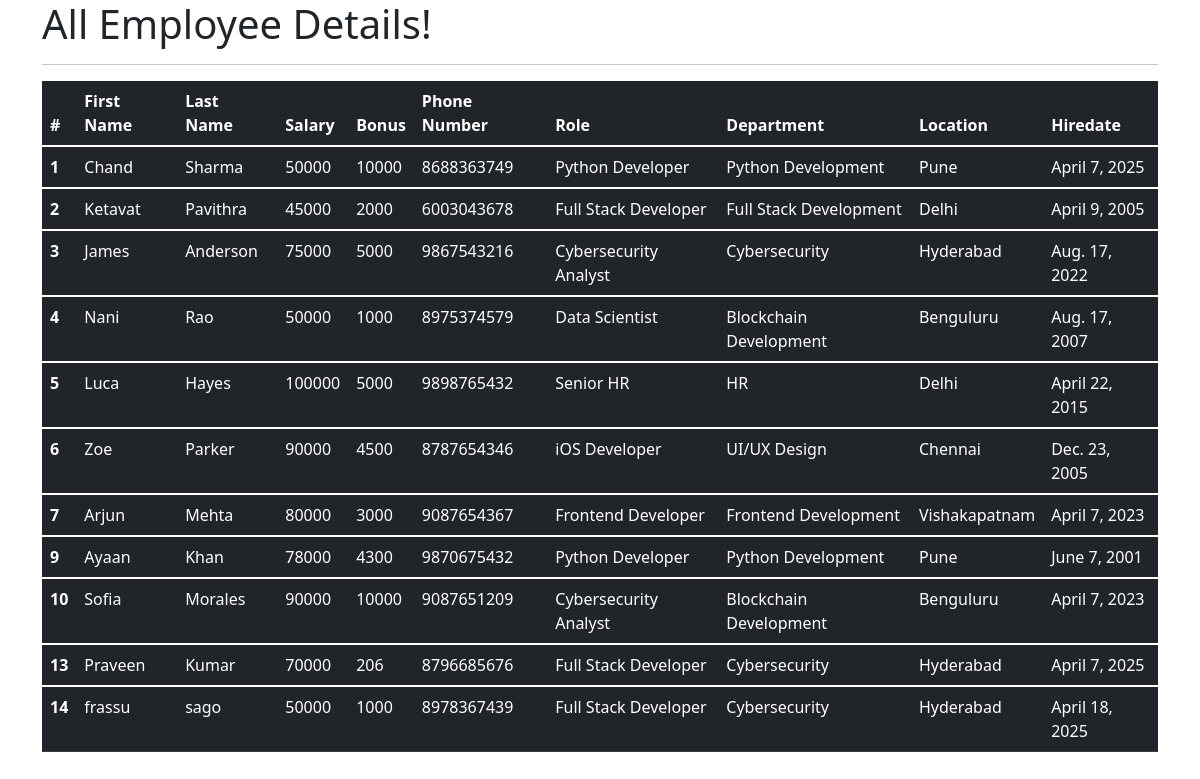
The app's page /all_emp with its own data.
### emp_app/models.py (models this page shows, shortened)
class Employee(models.Model):
    first_name = models.CharField(max_length=100, null=False)
    last_name = models.CharField(max_length=100)
    dept = models.ForeignKey(Department, on_delete=models.CASCADE)
    salary = models.IntegerField(default=0)
    bonus = models.IntegerField(default=0)
    role = models.ForeignKey(Role, on_delete=models.CASCADE)
    phone = models.IntegerField(default=0)
    hire_date = models.DateField()
    def __str__(self):
        return "%s %s %s" % (self.first_name, self.last_name, self.phone)

class Role(models.Model):
    name = models.CharField(max_length=100, null=False)

class Department(models.Model):
    name = models.CharField(max_length=100, null=False)
    location = models.CharField(max_length=100)

### emp_app/views.py (the view)
# urls.py: path('all_emp', views.all_emp, name='all_emp'),
def all_emp(request):
    emps = Employee.objects.all()
    context = {
        'emps': emps
    }
    print(context)
    return render(request, 'view_all_emp.html', context)

### emp_app/templates/view_all_emp.html (shortened to what this page needs)
<!DOCTYPE html>
<html lang="en">
<head>
  <link href="https://cdn.jsdelivr.net/npm/bootstrap@5.1.3/dist/css/bootstrap.min.css" rel="stylesheet">
</head>
  <body>
  <div class="container">
          <h1>All Employee Details!</h1>
      <hr>
     <table class="table table-dark">
  <thead>
    <tr>
      <th scope="col">#</th>
      <th scope="col">First Name</th>
      <th scope="col">Last Name</th>
      <th scope="col">Salary</th>
      <th scope="col">Bonus</th>
      <th scope="col">Phone Number</th>
      <th scope="col">Role</th>
      <th scope="col">Department</th>
      <th scope="col">Location</th>
      <th scope="col">Hiredate</th>
    </tr>
  </thead>
         {% for emp in emps %}
  <tbody>
    <tr>
      <th scope="row">{{emp.id}}</th>
      <td>{{emp.first_name}}</td>
      <td>{{emp.last_name}}</td>
      <td>{{emp.salary}}</td>
      <td>{{emp.bonus}}</td>
      <td>{{emp.phone}}</td>
      <td>{{emp.role.name}}</td>
      <td>{{emp.dept.name}}</td>
      <td>{{emp.dept.location}}</td>
      <td>{{emp.hire_date}}</td>
    </tr>
  </tbody>
         {% endfor %}
</table>
  </div>
  </body>
</html>

### records on screen
Employee: id "1", first_name "Chand", last_name "Sharma", salary "50000", bonus "10000", phone "8688363749", role.name "Python Developer", dept.name "Python Development", dept.location "Pune", hire_date "April 7, 2025"
Employee: id "2", first_name "Ketavat", last_name "Pavithra", salary "45000", bonus "2000", phone "6003043678", role.name "Full Stack Developer", dept.name "Full Stack Development", dept.location "Delhi", hire_date "April 9, 2005"
Employee: id "3", first_name "James", last_name "Anderson", salary "75000", bonus "5000", phone "9867543216", role.name "Cybersecurity Analyst", dept.name "Cybersecurity", dept.location "Hyderabad", hire_date "Aug. 17, 2022"
Employee: id "4", first_name "Nani", last_name "Rao", salary "50000", bonus "1000", phone "8975374579", role.name "Data Scientist", dept.name "Blockchain Development", dept.location "Benguluru", hire_date "Aug. 17, 2007"
Employee: id "5", first_name "Luca", last_name "Hayes", salary "100000", bonus "5000", phone "9898765432", role.name "Senior HR", dept.name "HR", dept.location "Delhi", hire_date "April 22, 2015"
Employee: id "6", first_name "Zoe", last_name "Parker", salary "90000", bonus "4500", phone "8787654346", role.name "iOS Developer", dept.name "UI/UX Design", dept.location "Chennai", hire_date "Dec. 23, 2005"
Employee: id "7", first_name "Arjun", last_name "Mehta", salary "80000", bonus "3000", phone "9087654367", role.name "Frontend Developer", dept.name "Frontend Development", dept.location "Vishakapatnam", hire_date "April 7, 2023"
Employee: id "9", first_name "Ayaan", last_name "Khan", salary "78000", bonus "4300", phone "9870675432", role.name "Python Developer", dept.name "Python Development", dept.location "Pune", hire_date "June 7, 2001"
Employee: id "10", first_name "Sofia", last_name "Morales", salary "90000", bonus "10000", phone "9087651209", role.name "Cybersecurity Analyst", dept.name "Blockchain Development", dept.location "Benguluru", hire_date "April 7, 2023"
Employee: id "13", first_name "Praveen", last_name "Kumar", salary "70000", bonus "206", phone "8796685676", role.name "Full Stack Developer", dept.name "Cybersecurity", dept.location "Hyderabad", hire_date "April 7, 2025"
Employee: id "14", first_name "frassu", last_name "sago", salary "50000", bonus "1000", phone "8978367439", role.name "Full Stack Developer", dept.name "Cybersecurity", dept.location "Hyderabad", hire_date "April 18, 2025"
